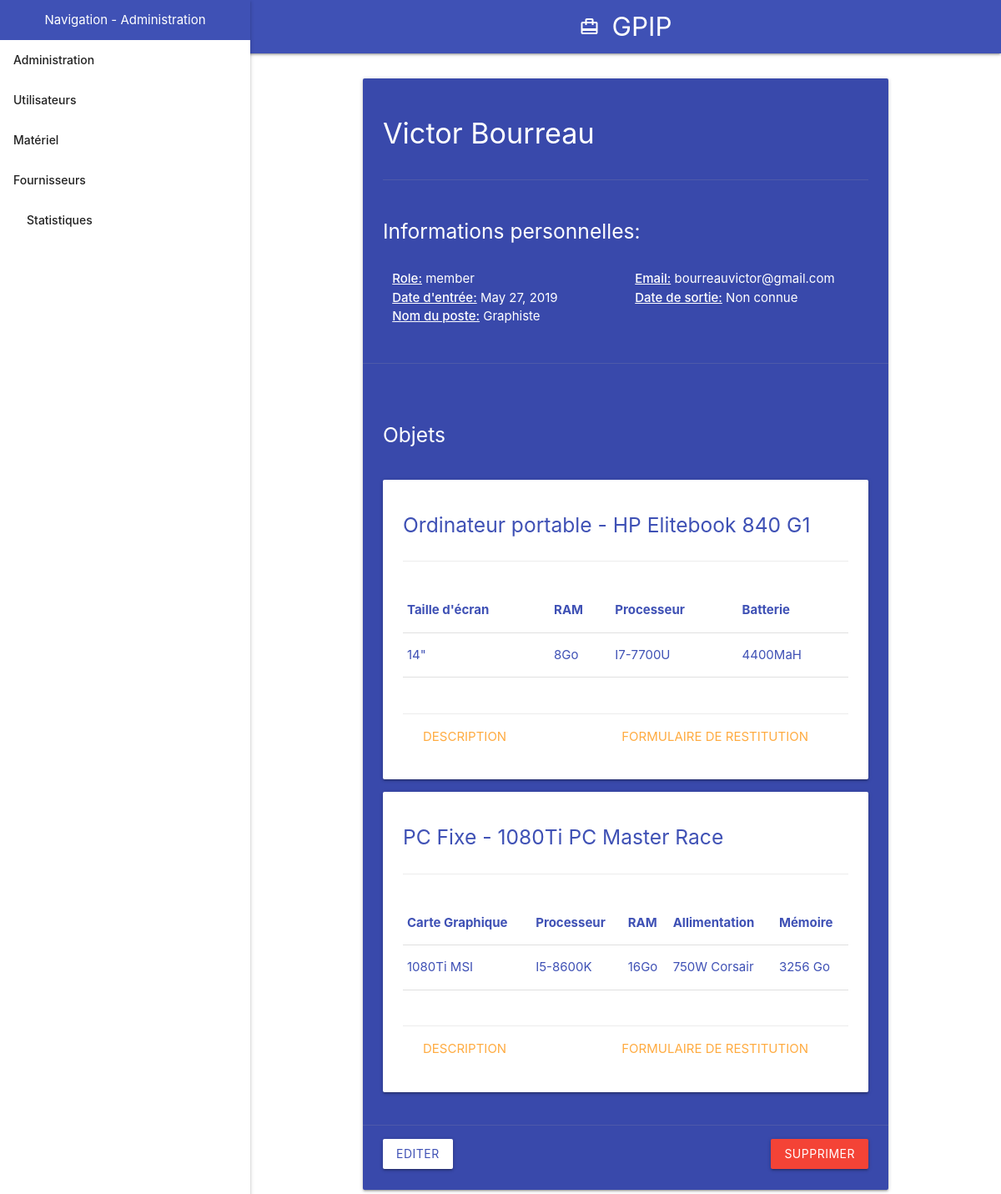
/user/27, run on the app's committed database.
### core/models.py (models this page shows, shortened)
class   User            (models.Model):
    forname     = models.CharField(max_length = 255)
    name        = models.CharField(max_length = 255)
    email       = models.EmailField(max_length = 255, null = True, blank = True)
    oAuthKey    = models.CharField(max_length = 1024)
    entryDate   = models.DateField(null = True, blank = True)
    outDate     = models.DateField(null = True, blank = True)
    userRole    = models.ForeignKey(UserRole, on_delete = models.CASCADE)
    userJob     = models.ForeignKey(UserJob, on_delete = models.CASCADE)

class   UserRole        (models.Model):
    name        = models.CharField(max_length = 255)

class   UserJob         (models.Model):
    name        = models.CharField(max_length = 255)

class   Object          (models.Model):
    ref         = models.UUIDField(primary_key = True, default = uuid.uuid4, editable = False)
    name        = models.CharField(max_length = 255)
    depth       = models.IntegerField()
    objectIn    = models.ManyToManyField('self', blank = True)
    user        = models.ForeignKey(User, on_delete = models.CASCADE)
    command     = models.ForeignKey(Command, on_delete = models.CASCADE,
                                    null = True, blank = True)
    objectType  = models.ForeignKey(ObjectType, on_delete = models.CASCADE)

class   ObjectType      (models.Model):
    name        = models.CharField(max_length = 255)

class   ObjectData            (models.Model):
    value       = models.TextField(null = True, blank = True)
    item                = models.ForeignKey(Object, on_delete = models.CASCADE)
    objectDataType      = models.ForeignKey(ObjectDataType, on_delete = models.CASCADE)

class   ObjectDataType        (models.Model):
    name        = models.CharField(max_length = 255)
    s_type      = models.CharField(max_length = 3)
    mendatory   = models.BooleanField()
    visible     = models.BooleanField()
    objectType  = models.ForeignKey(ObjectType, on_delete = models.CASCADE,
                                    null = True, blank = True)

### core/_views/infos.py (the view)
# urls.py: path('user/<int:user_id>', views.user_info,
def user_info(request, user_id) :
	user = User.objects.get(pk = user_id)
	user_objects = Object.objects.filter(user = user_id)
	datas = ObjectData.objects.all()
	view_params = {
			'title'   : user.forname + ' ' + user.name + ' - Info',
			'user'    : user,
			'today'   : date.today(),
			'objects' : user_objects,
			'datas'   : datas
			}
	return render(request, 'infos/user.html', view_params)

### core/templates/infos/user.html (shortened to what this page needs)
{% extends "main.html" %}
{% load static %}
{% if user %}
{% block content %}
<div class="card indigo darken-1">
  <div class="card-content white-text">
    <span class="card-title"><h4>{{user.forname}} {{user.name}}</h4></span>
    <br>
    <div class="card-action"></div>
    <div class="row">
      <h5>Informations personnelles:</h5>
      <br>
      <div class="col s12 m6">
	<strong><U>Role:</U></strong> {{user.userRole.name | default:"Non fournis"}}<br>
	<strong><U>Date d'entrée:</U></strong> {{user.entryDate | default:"Non fournie"}}<br>
	<strong><U>Nom du poste:</U></strong> {{user.userJob.name }}<br>
      </div>
      <div class="col s12 m6 right">
	<strong><U>Email:</U></strong> {{user.email | default:"Non fournie"}}<br>
	<strong><U>Date de sortie:</U></strong> {{user.outDate | default:"Non connue"}}<br>
      </div>
    </div>
  </div>
	{% include './user__object.html' %}
  <div class="card-action">
	<a class="btn waves-effect waves-light red right modal-trigger" href="#modal1">
		Supprimer
	</a>
    <a class="indigo-text" href="{% url 'core:user_edit' user.pk %}">
      <button class="btn waves-effect waves-light indigo-text white left">
	Editer
      </button>
    </a>
  </div>
  <br>
</div>
{% endblock content %}
{% endif %}

### core/templates/infos/user__object.html
<div class='card-action'>
</div>
{% if objects %}
<div class='card-content white-text'>
	<div class='white-text'>
		<h5>Objets</h5>
		<br>
		{% for object in objects %}
		    {% if object.depth == 0 %}
				<div class='card-panel white'>
						<div class='row indigo-text valign-wrapper'>
								<h5> {{ object.objectType.name }} - {{ object.name }}</h5>
						</div>
						<div class='card-action'></div>
						<span class='indigo-text'>
						<div class='row'>
                            <div class=''>
    	                        <table style=''>
     		                       	<thead>
										<tr>
		  		  						    {% for data in datas %}
												{% if data.item.pk == object.pk %}
														<th>{{ data.objectDataType.name }}</th>
			                	                    {% endif %}
		  		  						    {% endfor %}
										</tr>
 							    	</thead>
 							    	<tbody>
										<tr>
  		  						    {% for data in datas %}
        	                            {% if data.item.pk == object.pk %}
												<td>{{ data.value }}</td>
											{% endif %}
  		  						    {% endfor %}
  		  						    </tr>
 		   						    </tbody>
	    						</table>
	    						<br>
						    </div>
						</div>
						</span>
						<div class='card-action'>
							<a class='' href='/object/{{object.ref }}'>Description</a>
							<a class='right' href={% url 'core:object_to_stock' object.ref %}>Formulaire de restitution</a>
						</div>
				</div>
            {% endif %}
	{% endfor %}
	</div>
</div>
{% else %}
<div class='center-align white-text'>
	{{user.name}} {{user.forname}} n'a pas de matériel attribué.
</div>
<br>
{% endif %}

### data on the page
User: forname "Victor", name "Bourreau", userRole.name "member", entryDate "May 27, 2019", userJob.name "Graphiste", email "bourreauvictor@gmail.com", outDate "Non connue"
Object: objectType.name "Ordinateur portable", name "HP Elitebook 840 G1"
ObjectData: objectDataType.name "Taille d'écran", value "14\""
ObjectData: objectDataType.name "RAM", value "8Go"
ObjectData: objectDataType.name "Processeur", value "I7-7700U"
ObjectData: objectDataType.name "Batterie", value "4400MaH"
Object: objectType.name "PC Fixe", name "1080Ti PC Master Race"
ObjectData: objectDataType.name "Carte Graphique", value "1080Ti MSI"
ObjectData: objectDataType.name "Processeur", value "I5-8600K"
ObjectData: objectDataType.name "RAM", value "16Go"
ObjectData: objectDataType.name "Allimentation", value "750W Corsair"
ObjectData: objectDataType.name "Mémoire", value "3256 Go"
